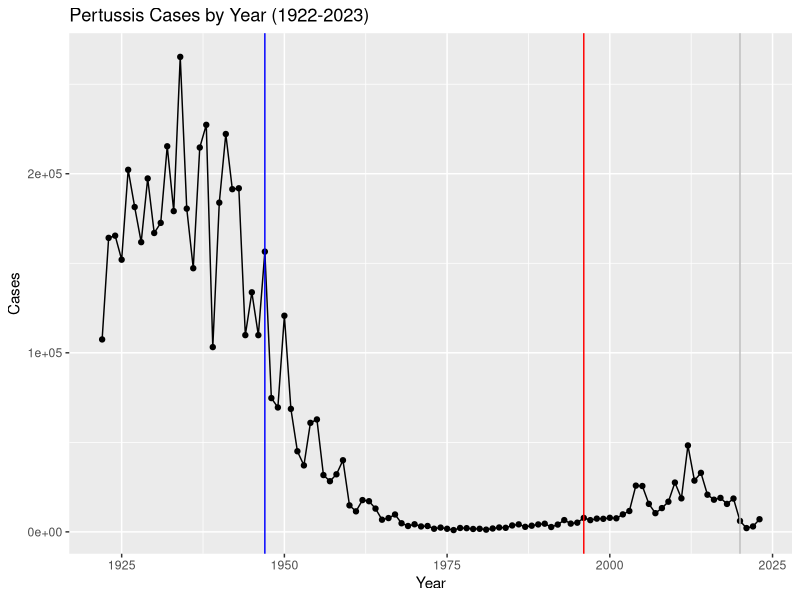

Generate this figure with R: (Note: this script raises an error after producing the figure.)
## ---- chunk 1
library(ggplot2)
library(dplyr)
## ---- chunk 2
cdc <- data.frame(
                                 Year = c(1922L,1923L,1924L,1925L,
                                          1926L,1927L,1928L,1929L,1930L,1931L,
                                          1932L,1933L,1934L,1935L,1936L,
                                          1937L,1938L,1939L,1940L,1941L,1942L,
                                          1943L,1944L,1945L,1946L,1947L,
                                          1948L,1949L,1950L,1951L,1952L,
                                          1953L,1954L,1955L,1956L,1957L,1958L,
                                          1959L,1960L,1961L,1962L,1963L,
                                          1964L,1965L,1966L,1967L,1968L,1969L,
                                          1970L,1971L,1972L,1973L,1974L,
                                          1975L,1976L,1977L,1978L,1979L,1980L,
                                          1981L,1982L,1983L,1984L,1985L,
                                          1986L,1987L,1988L,1989L,1990L,
                                          1991L,1992L,1993L,1994L,1995L,1996L,
                                          1997L,1998L,1999L,2000L,2001L,
                                          2002L,2003L,2004L,2005L,2006L,2007L,
                                          2008L,2009L,2010L,2011L,2012L,
                                          2013L,2014L,2015L,2016L,2017L,2018L,
                                          2019L,2020L,2021L,2022L,2023L),
         Cases = c(107473,164191,165418,152003,
                                          202210,181411,161799,197371,
                                          166914,172559,215343,179135,265269,
                                          180518,147237,214652,227319,103188,
                                          183866,222202,191383,191890,109873,
                                          133792,109860,156517,74715,69479,
                                          120718,68687,45030,37129,60886,
                                          62786,31732,28295,32148,40005,
                                          14809,11468,17749,17135,13005,6799,
                                          7717,9718,4810,3285,4249,3036,
                                          3287,1759,2402,1738,1010,2177,2063,
                                          1623,1730,1248,1895,2463,2276,
                                          3589,4195,2823,3450,4157,4570,
                                          2719,4083,6586,4617,5137,7796,6564,
                                          7405,7298,7867,7580,9771,11647,
                                          25827,25616,15632,10454,13278,
                                          16858,27550,18719,48277,28639,32971,
                                          20762,17972,18975,15609,18617,
                                          6124,2116,3044,7063)
       )
## ---- chunk 3
ggplot(cdc, aes(Year, Cases)) +
  geom_point() +
  geom_line() +
  labs(title = "Pertussis Cases by Year (1922-2023)", ylab = "Number of Cases") +
  geom_vline(xintercept = 1947, col = "blue") +
  geom_vline(xintercept = 1996, col = "red") +
  geom_vline(xintercept = 2020, col = "grey")
## ---- chunk 4
library(jsonlite)

subject <- read_json("https://www.cmi-pb.org/api/v5_1/subject", simplifyVector = T)

head(subject)

## ---- chunk 5
nrow(subject)
## ---- chunk 6
table(subject$infancy_vac)
## ---- chunk 7
library(lubridate)
## ---- chunk 8
wp_year <- (subject %>% filter(infancy_vac == "wP"))$year_of_birth
wp_year_avg <- mean(time_length( today() - ymd(wp_year),  "years"))
wp_year_avg

ap_year <- (subject %>% filter(infancy_vac == "aP"))$year_of_birth
ap_year_avg <- mean(time_length( today() - ymd(ap_year),  "years"))
ap_year_avg

wp_year_avg - ap_year_avg
## ---- chunk 9
boost <- subject$date_of_boost

mean(time_length(today() - ymd(boost), "years"))

## ---- chunk 10


ggplot(subject) +
  aes(time_length(today() - ymd(year_of_birth), "year"),
      fill=as.factor(infancy_vac)) +
  geom_histogram(show.legend=FALSE) +
  facet_wrap(vars(infancy_vac), nrow=2) +
  xlab("Age in years")
## ---- chunk 11
table(subject$race, subject$biological_sex)
## ---- chunk 12
specimen <- read_json("https://www.cmi-pb.org/api/v5_1/specimen", simplifyVector = T)
ab_titer <- read_json("https://www.cmi-pb.org/api/v5_1/plasma_ab_titer", simplifyVector = T)

## ---- chunk 13
head(specimen)
## ---- chunk 14
head(ab_titer)
## ---- chunk 15
meta <- inner_join(subject, specimen)

head(meta)
## ---- chunk 16
ab_data <- inner_join(meta, ab_titer)

head(ab_data)
## ---- chunk 17
unique(ab_data$isotype)
## ---- chunk 18
table(ab_data$isotype)
## ---- chunk 19
unique(ab_data$antigen)
## ---- chunk 20
table(ab_data$dataset)
## ---- chunk 21
ggplot(ab_data, aes(MFI, antigen)) +
  geom_boxplot()
## ---- chunk 22
igg <- ab_data %>% filter(isotype == "IgG")
## ---- chunk 23
ggplot(igg, aes(MFI_normalised, antigen)) +
  geom_boxplot()
## ---- chunk 24
ggplot(igg, aes(MFI_normalised, antigen)) +
  geom_boxplot() +
  xlim(0,75) +
  facet_wrap(vars(visit), nrow=2)
## ---- chunk 25
ggplot(igg, aes(MFI_normalised, antigen, col = infancy_vac)) +
  geom_boxplot()
## ---- chunk 26
ggplot(igg, aes(MFI_normalised, antigen)) +
  geom_boxplot() +
  facet_wrap(~infancy_vac)
## ---- chunk 27
filter(igg, antigen=="OVA") %>%
  ggplot() +
  aes(MFI_normalised, col=infancy_vac) +
  geom_boxplot(show.legend = F) +
  facet_wrap(vars(visit)) +
  theme_bw()
## ---- chunk 28
filter(igg, antigen == "FIM2/3") %>%
  ggplot() +
  aes(MFI_normalised, col=infancy_vac) +
  geom_boxplot(show.legend = F) +
  facet_wrap(vars(visit)) +
  theme_bw()
## ---- chunk 29
table(ab_data$visit)
## ---- chunk 30
pt <- igg %>% filter(antigen == "PT") %>% filter(dataset == "2021_dataset")
## ---- chunk 31
ggplot(pt, 
       aes(planned_day_relative_to_boost, 
           MFI_normalised, 
           col = infancy_vac, 
           group = subject_id)) +
  geom_point() +
  geom_line() +
  geom_vline(xintercept = 14, col = "darkgreen")
## ---- chunk 32
pt <- igg %>% filter(antigen == "PT") %>% filter(dataset == "2020_dataset")
## ---- chunk 33
ggplot(pt, 
       aes(planned_day_relative_to_boost, 
           MFI_normalised, 
           col = infancy_vac, 
           group = subject_id)) +
  geom_point() +
  geom_line() +
  geom_vline(xintercept = 14, col = "darkgreen")
## ---- chunk 34
url <- "https://www.cmi-pb.org/api/v2/rnaseq?versioned_ensembl_gene_id=eq.ENSG00000211896.7"

rna <- read_json(url, simplifyVector = TRUE) 
## ---- chunk 35
ssrna <- inner_join(rna, meta)
## ---- chunk 36
ggplot(ssrna) +
  aes(visit, tpm, group=subject_id) +
  geom_point() +
  geom_line(alpha=0.2)
## ---- chunk 37
sessionInfo()
